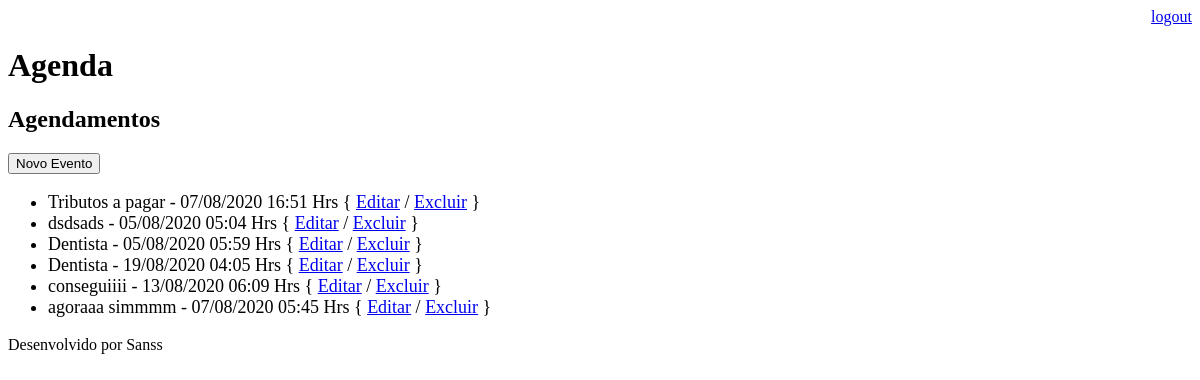
The app's page /agenda/ (signed in), older data.
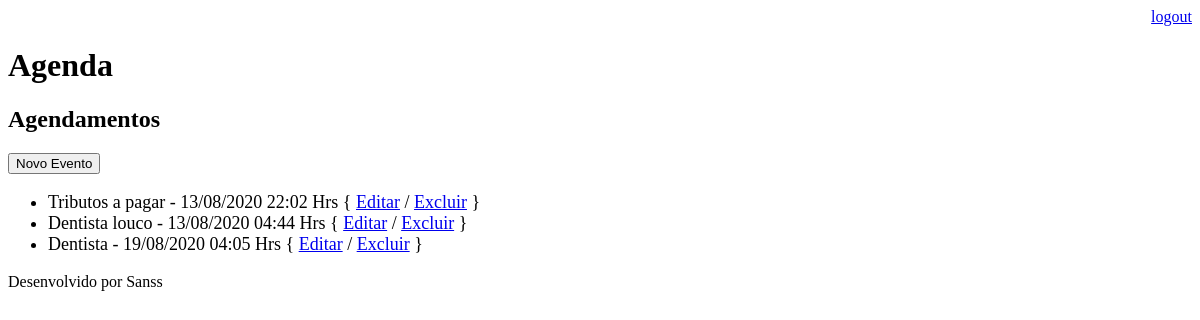
The same page, newer data.
### core/models.py (models this page shows, shortened)
class Evento(models.Model):
    titulo = models.CharField(max_length=100)
    descricao = models.TextField(blank=True, null=True)
    data_evento = models.DateTimeField(verbose_name='Data do Evento')
    data_criacao = models.DateTimeField(auto_now=True)
    usuario = models.ForeignKey(User, on_delete=models.CASCADE)
    class Meta:
        db_table = "evento"
    def get_data_evento(self):
        return self.data_evento.strftime('%d/%m/%Y %H:%M Hrs')

### core/views.py (the view)
# urls.py: path('agenda/', views.lista_eventos),
@login_required(login_url='/login/')
def lista_eventos(request):
    usuario = request.user
    evento = Evento.objects.filter(usuario=usuario)
    dados = {'eventos': evento}
    return render(request, 'agenda.html', dados)

### templates/agenda.html
{% extends "model-page.html" %}
{% block content %}
    <h2>Agendamentos</h2>
    <a href="evento/">
        <button type="button">Novo Evento</button>
    </a>
    <ul style="font-size: 18px">
        {% for evento in eventos %}
            <li>
                {{ evento.titulo }} - {{ evento.get_data_evento }}
                { <a href="evento/?id={{ evento.id }}">Editar</a>
                / <a href="evento/delete/{{ evento.id }}/">Excluir</a> }
            </li>
        {% endfor %}
    </ul>
{% endblock %}

### templates/model-page.html
<!DOCTYPE html>
<html lang="en">
<head>
    {% include "model-header.html" %}
</head>
<body>
    {% block content %} {% endblock %}
    {% include "model-footer.html" %}
</body>
</html>

### templates/model-header.html (shortened to what this page needs)
<div align="right">
    <a href="/logout">logout</a>
</div>
<h1>Agenda</h1>

### templates/model-footer.html
<p>Desenvolvido por Sanss</p>

Row changes from the older to the newer data that the page shows:
removed Evento: titulo "dsdsads", get_data_evento "05/08/2020 05:04 Hrs"
removed Evento: titulo "conseguiiii", get_data_evento "13/08/2020 06:09 Hrs"
removed Evento: titulo "agoraaa simmmm", get_data_evento "07/08/2020 05:45 Hrs"
changed Evento "Tributos a pagar": get_data_evento "07/08/2020 16:51 Hrs" → "13/08/2020 22:02 Hrs"
changed Evento: titulo "Dentista" → "Dentista louco"; get_data_evento "05/08/2020 05:59 Hrs" → "13/08/2020 04:44 Hrs"
